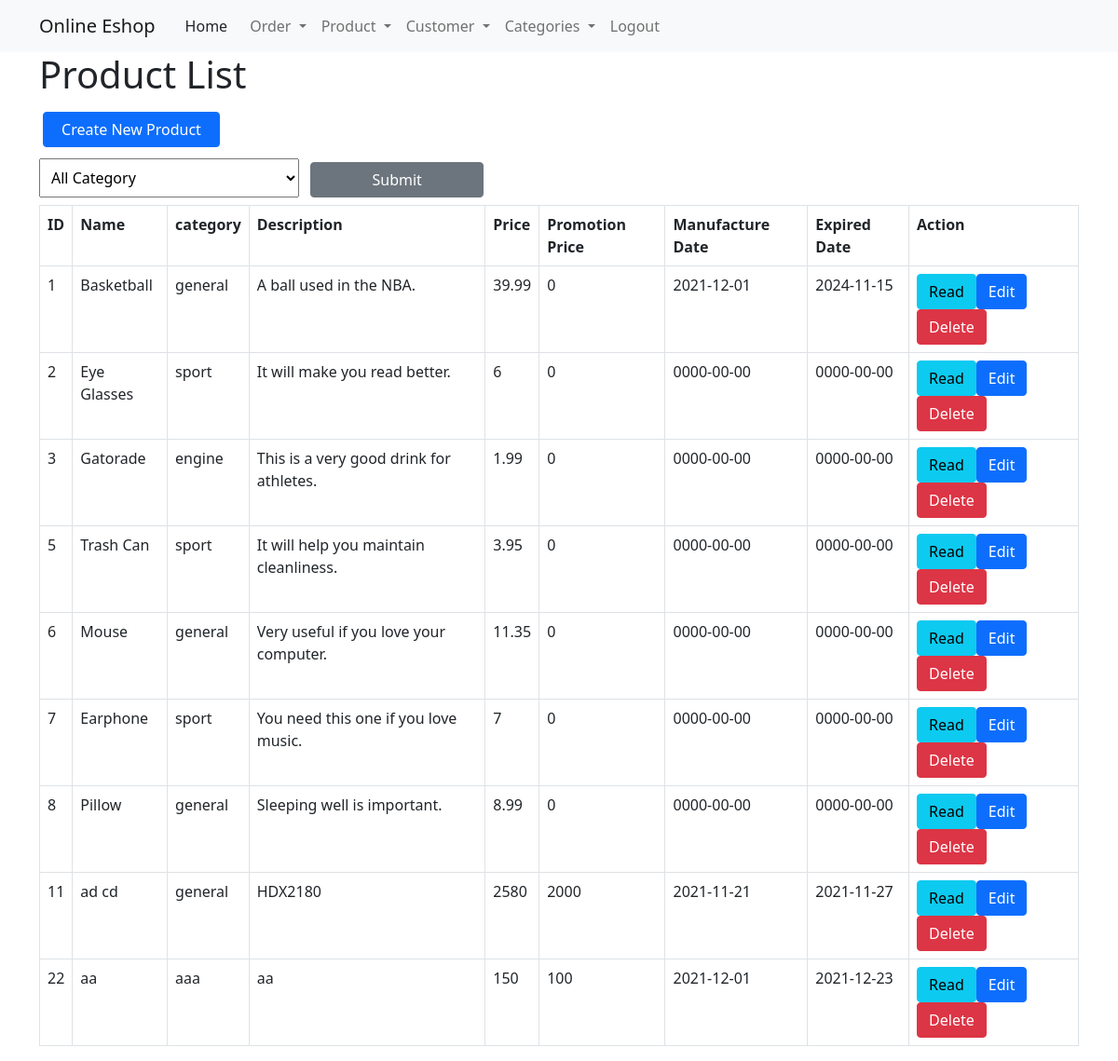
/eshop/readProducts.php (signed in), run on the app's committed database.
### tables this page shows
CREATE TABLE `products` (
  `id` int(11) NOT NULL,
  `name` varchar(128) NOT NULL,
  `category` int(11) NOT NULL,
  `description` text NOT NULL,
  `price` double NOT NULL,
  `promotion_price` double NOT NULL,
  `manufacture_date` date NOT NULL,
  `expired_date` date NOT NULL,
  `created` datetime NOT NULL,
  `modified` timestamp NOT NULL DEFAULT current_timestamp() ON UPDATE current_timestamp()
);

CREATE TABLE `categories` (
  `id` int(11) NOT NULL,
  `name` varchar(40) NOT NULL
);

### eshop/readProducts.php (the view, shortened to what this page needs)
<!DOCTYPE HTML>
<html>
<?php
include 'config/database.php';
?>
<head>
    <link href="https://cdn.jsdelivr.net/npm/bootstrap@5.1.3/dist/css/bootstrap.min.css" rel="stylesheet">
</head>
<?php
include 'config/nav.php';
?>
<body>
    <div class="container">
    <h1>Product List</h1>
        <div class="dropdown row">
            <tr>
                <td>
                    <?php
                    echo "<a href='create.php' class='btn btn-primary m-b-1em col-2 ms-3 my-2'>Create New Product</a>";
                    ?>
                </td>
                <form action="<?php echo htmlspecialchars($_SERVER["PHP_SELF"]); ?>" method="POST">
                    <td>
                        <select class="w-25 col-2 p-2" aria-label="Default select example" name="categories">
                            <option value="0" name="a" selected>All Category</option>
                            <?php
                            $query = "SELECT categories.id as cid, categories.name as cname FROM categories";
                            ?>
                        </select>
                    </td>
            <tr>
                <td>
                    <input type='submit' value='Submit' class='btn btn-secondary col-2 m-2' />
                </td>
            </tr>
            </form>
            </tr>
        </div>
        <?php
        $categories = 0;
        if ($categories > 0) {
            $query = "SELECT products.id as id, products.name, category, description, price, promotion_price, manufacture_date, expired_date, categories.id as cid, categories.name as cname FROM products  INNER JOIN categories ON products.category = categories.id WHERE categories.id = $categories ORDER BY products.id ASC ";
        } else {
            $query = "SELECT products.id as id, products.name, category, description, price, promotion_price, manufacture_date, expired_date, categories.id as cid, categories.name as cname FROM products INNER JOIN categories ON products.category = categories.id ORDER BY products.id ASC";
        }
        $stmt = $con->prepare($query);
        $stmt->execute();
        $num = $stmt->rowCount();
        if ($num > 0) {
            echo "<table class='table table-hover table-responsive table-bordered'>";
            echo "<tr>";
            echo "<th>ID</th>";
            echo "<th>Name</th>";
            echo "<th>category</th>";
            echo "<th>Description</th>";
            echo "<th>Price</th>";
            echo "<th>Promotion Price</th>";
            echo "<th>Manufacture Date</th>";
            echo "<th>Expired Date</th>";
            echo "<th>Action</th>";
            echo "</tr>";
            while ($row = $stmt->fetch(PDO::FETCH_ASSOC)) {
                extract($row);
                echo "<tr>";
                echo "<td>{$id}</td>";
                echo "<td>{$name}</td>";
                echo "<td>{$cname}</td>";
                echo "<td>{$description}</td>";
                echo "<td>{$price}</td>";
                echo "<td>{$promotion_price}</td>";
                echo "<td>{$manufacture_date}</td>";
                echo "<td>{$expired_date}</td>";
                echo "<td>";
                echo "<a href='read_one.php?id={$id}' class='btn btn-info m-r-1em'>Read</a>";
                echo "<a href='update.php?id={$id}' class='btn btn-primary m-r-1em'>Edit</a>";
                echo "<a onclick='delete_user({$id});'  class='btn btn-danger'>Delete</a>";
                echo "</td>";
                echo "</tr>";
            }
            echo "</table>";
        }
        else {
            echo "<div class='alert alert-danger'>No records found.</div>";
        }
        ?>
    </div>
</body>
</html>

### data on the page
products: id "1", name "Basketball", category.name "general", description "A ball used in the NBA.", price "39.99", promotion_price "0", manufacture_date "2021-12-01", expired_date "2024-11-15"
products: id "2", name "Eye Glasses", category.name "sport", description "It will make you read better.", price "6", promotion_price "0", manufacture_date "0000-00-00", expired_date "0000-00-00"
products: id "3", name "Gatorade", category.name "engine", description "This is a very good drink for athletes.", price "1.99", promotion_price "0", manufacture_date "0000-00-00", expired_date "0000-00-00"
products: id "5", name "Trash Can", category.name "sport", description "It will help you maintain cleanliness.", price "3.95", promotion_price "0", manufacture_date "0000-00-00", expired_date "0000-00-00"
products: id "6", name "Mouse", category.name "general", description "Very useful if you love your computer.", price "11.35", promotion_price "0", manufacture_date "0000-00-00", expired_date "0000-00-00"
products: id "7", name "Earphone", category.name "sport", description "You need this one if you love music.", price "7", promotion_price "0", manufacture_date "0000-00-00", expired_date "0000-00-00"
products: id "8", name "Pillow", category.name "general", description "Sleeping well is important.", price "8.99", promotion_price "0", manufacture_date "0000-00-00", expired_date "0000-00-00"
products: id "11", name "ad cd", category.name "general", description "HDX2180", price "2580", promotion_price "2000", manufacture_date "2021-11-21", expired_date "2021-11-27"
products: id "22", name "aa", category.name "aaa", description "aa", price "150", promotion_price "100", manufacture_date "2021-12-01", expired_date "2021-12-23"
